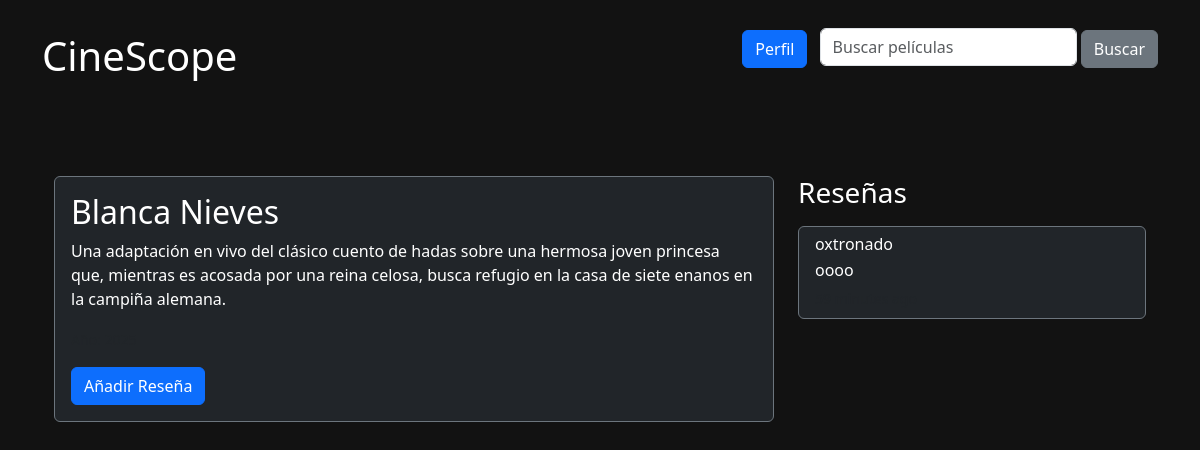
The app's page /movies/movie/447273/ (signed in) with its own data.
### movies/models.py (models this page shows, shortened)
class Movie(models.Model):
    title = models.CharField(max_length=200)
    description = models.TextField()
    release_year = models.IntegerField()

class Review(models.Model):
    user = models.ForeignKey(User, on_delete=models.CASCADE)
    movie = models.ForeignKey(Movie, on_delete=models.CASCADE)
    comment = models.TextField()
    created_at = models.DateTimeField(auto_now_add=True)

### movies/views.py (the view)
# urls.py: path('movie/<int:movie_id>/', views.movie_detail, name='movie_detail'),
@login_required
def movie_detail(request, movie_id):
    try:
        movie = Movie.objects.get(id=movie_id)
        reviews = Review.objects.filter(movie=movie)
    except Movie.DoesNotExist:
        api_key = os.getenv('TMDB_API_KEY')
        url = f'https://api.themoviedb.org/3/movie/{movie_id}?api_key={api_key}&language=es-MX'
        response = requests.get(url)
        if response.status_code == 200:
            data = response.json()
            movie = Movie(
                id=data['id'],
                title=data['title'],
                release_year=data['release_date'].split('-')[0],
                description=data['overview']
            )
            movie.save()
            reviews = Review.objects.filter(movie_id=movie_id)
        else:
            return redirect('home')
    return render(request, 'movie_detail.html', {
        'movie': movie,
        'reviews': reviews
    })

### movies/templates/movie_detail.html (shortened to what this page needs)
{% extends 'base.html' %}
{% block content %}
<div class="container mt-5">
    <div class="row">
        <div class="col-md-8">
            <div class="card bg-dark text-white border-secondary">
                <div class="card-body">
                    <h2 class="card-title">{{ movie.title }}</h2>
                    <p class="card-text">{{ movie.description }}</p>
                    <p class="card-text"><small class="text-muted">Año: {{ movie.release_year }}</small></p>
                    <a href="{% url 'add_review' movie.id %}" class="btn btn-primary">Añadir Reseña</a>
                </div>
            </div>
        </div>
        <div class="col-md-4">
            <h3 class="text-white mb-3">Reseñas</h3>
            <div class="list-group">
                {% for review in reviews %}
                    <div class="list-group-item bg-dark text-white border-secondary">
                        <h6 class="mb-1">{{ review.user.username }}</h6>
                        <p class="mb-1">{{ review.comment }}</p>
                        <small class="text-muted">{{ review.created_at|timesince }} ago</small>
                    </div>
                {% empty %}
                    <div class="list-group-item bg-dark text-white border-secondary">
                        <p class="text-center">No hay reseñas aún</p>
                    </div>
                {% endfor %}
            </div>
        </div>
    </div>
</div>
{% endblock %}

### movies/templates/base.html (style rules this page uses)
html, body { height: 100%; margin: 0; display: flex; flex-direction: column; background-color: #121212; color: #ffffff; }
body { background-color: #121212; color: #ffffff; }
.card { background-color: #1f1f1f; color: #ffffff; border: 1px solid #333; }
.btn-primary { background-color: #0d6efd; border-color: #0d6efd; }
a { color: #0d6efd; }

### records on screen
Movie: title "Blanca Nieves", description "Una adaptación en vivo del clásico cuento de hadas sobre una hermosa joven princesa que, mientras es acosada por una reina celosa, busca refugio en la casa de siete enanos en la campiña alemana."
Review: user.username "oxtronado", comment "oooo"
